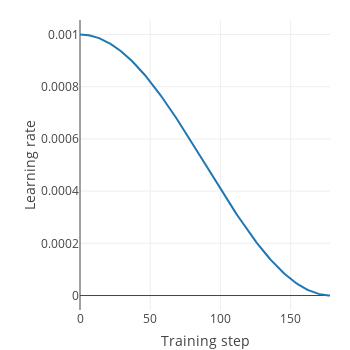

Notebook cell for this chart:
### Code cell
lr_func = fw.train.cosine_lr(init_lr=LEARNING_RATE, total_steps=total_steps)
fw.plt.plot_lr_func(lr_func, total_steps=total_steps)

### Figure 1 — Plotly figure (JSON) as saved in the notebook; plotly's stock layout.template omitted (floating-point values rounded to 4 significant figures; data arrays with more than 128 entries replaced by an {"elided": "..."} marker saying what was removed)
{"data": [{"y": {"elided": "179 float values"}, "type": "scatter", "uid": "f758c6ed-d5d5-4395-9bee-ce5a1ff07130"}], "layout": {"autosize": false, "yaxis": {"title": {"text": "Learning rate"}}, "height": 350, "width": 350, "xaxis": {"title": {"text": "Training step"}}, "margin": {"r": 20, "b": 40, "l": 80, "t": 20}}}
